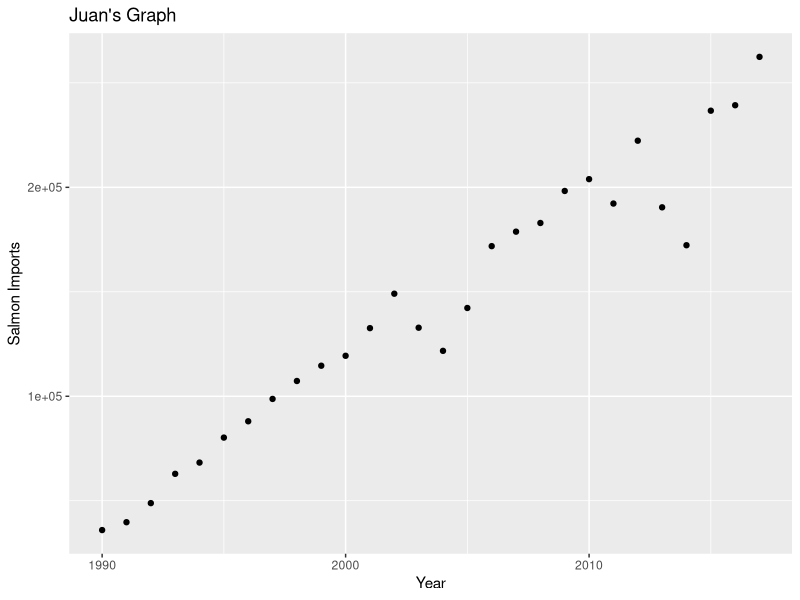

Reproduce this figure in R.
## ---- chunk 1
knitr::opts_chunk$set(echo = TRUE)
## ---- chunk 2
library(tidyverse)

salmon <- read_csv("salmon_imports.csv")
## ---- chunk 3
# Scatter plot
salmon_plot <- ggplot(salmon, aes(x = Year, y = salmon_fresh)) +
  geom_point() +
  labs(x = "Year", y = "Salmon Imports", title="Juan's Graph")

salmon_plot
